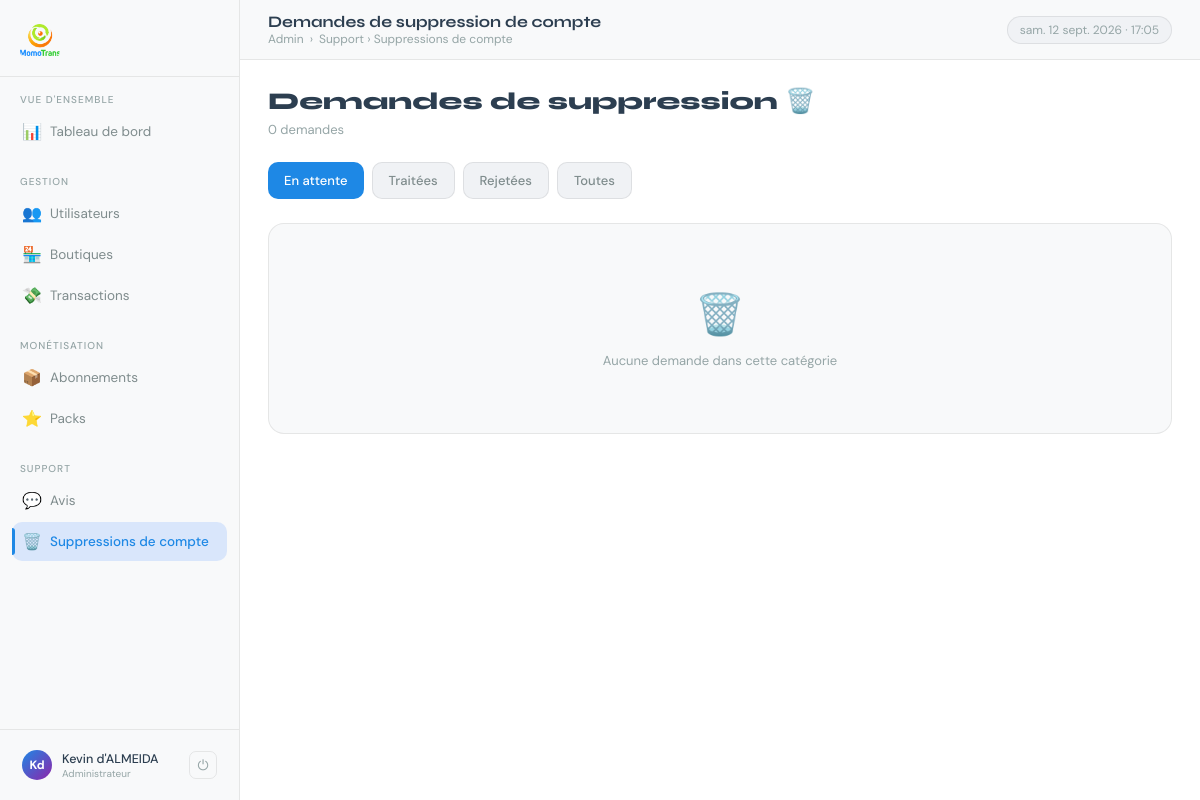
The app's page /dashboard/demandes-suppression/ (signed in) with its own data.
### momoapi/models.py (models this page shows, shortened)
class Utilisateur(AbstractBaseUser, PermissionsMixin):
    id          = models.UUIDField(primary_key=True, default=uuid.uuid4, editable=False)
    email       = models.EmailField(unique=True)
    nom         = models.CharField(max_length=100)
    prenom      = models.CharField(max_length=100)
    telephone   = models.CharField(max_length=20, blank=True)
    is_active   = models.BooleanField(default=True)
    is_staff    = models.BooleanField(default=False)
    is_verified = models.BooleanField(default=False)  # email vérifié
    date_inscription = models.DateTimeField(auto_now_add=True)
    USERNAME_FIELD  = 'email'
    REQUIRED_FIELDS = ['nom', 'prenom']
    objects = UtilisateurManager()
    class Meta:
        verbose_name = "Utilisateur"

### adminapp/views.py (the view, shortened to what this page needs)
# urls.py: path('demandes-suppression/',                   views.demandes_suppression_view, name='demandes_suppression'),
@staff_required
def demandes_suppression_view(request):
    filtre = request.GET.get('filtre', 'en_attente')
    qs = DemandeSuppressionCompte.objects.order_by('-cree_le')
    if filtre != 'tous':
        qs = qs.filter(statut=filtre)
    return render(request, 'dashboard/demandes_suppression.html', {
        'page': 'demandes_suppression',
        'demandes': qs,
        'total': qs.count(),
        'en_attente': DemandeSuppressionCompte.objects.filter(statut='en_attente').count(),
        'filtre': filtre,
    })

### adminapp/context_processors.py (called while the page is built)
def dashboard_badges(request):
    if not (request.user.is_authenticated and request.user.is_staff):
        return {}
    from momoapi.models import Avis, DemandeSuppressionCompte
    return {
        'avis_non_lus': Avis.objects.filter(lu=False).count(),
        'demandes_suppression_en_attente': DemandeSuppressionCompte.objects.filter(statut='en_attente').count(),
    }

### adminapp/views.py (called while the page is built)
def staff_required(view_func):
    return user_passes_test(lambda u: u.is_authenticated and u.is_staff, login_url='/dashboard/login/')(view_func)

### adminapp/templates/dashboard/demandes_suppression.html (shortened to what this page needs)
{% extends 'dashboard/base.html' %}
{% block header_title %}Demandes de suppression de compte{% endblock %}
{% block breadcrumb %}Support › Suppressions de compte{% endblock %}
{% block content %}
<div class="page-top">
  <div>
    <div class="page-heading">Demandes de suppression 🗑️</div>
    <div class="page-sub">
      {{ total }} demande{{ total|pluralize }}
    </div>
  </div>
</div>
<div style="display:flex;gap:8px;margin-bottom:24px">
  <a href="?filtre=en_attente" class="btn {% if filtre == 'en_attente' %}btn-primary{% else %}btn-ghost{% endif %}">
    En attente
  </a>
  <a href="?filtre=traitee" class="btn {% if filtre == 'traitee' %}btn-primary{% else %}btn-ghost{% endif %}">Traitées</a>
  <a href="?filtre=rejetee" class="btn {% if filtre == 'rejetee' %}btn-primary{% else %}btn-ghost{% endif %}">Rejetées</a>
  <a href="?filtre=tous"    class="btn {% if filtre == 'tous' %}btn-primary{% else %}btn-ghost{% endif %}">Toutes</a>
</div>
{% if demandes %}
<div style="display:flex;flex-direction:column;gap:12px">
  {% for d in demandes %}
  <div class="panel" style="{% if d.statut == 'en_attente' %}border-color:rgba(30,136,229,0.3);{% endif %}">
    <div style="padding:18px 20px">
      <div style="display:flex;align-items:flex-start;justify-content:space-between;gap:16px;margin-bottom:12px">
        <div>
          {% if d.telephone %}<div style="font-weight:600;color:var(--text);font-size:14px">📞 {{ d.telephone }}</div>{% endif %}
          {% if d.email %}<div style="font-weight:{% if d.telephone %}400{% else %}600{% endif %};color:{% if d.telephone %}var(--text2){% else %}var(--text){% endif %};font-size:{% if d.telephone %}12px{% else %}14px{% endif %}">✉️ {{ d.email }}</div>{% endif %}
          <div style="font-size:11px;color:var(--text3);margin-top:2px">Demandé le {{ d.cree_le|date:"d/m/Y à H:i" }}</div>
        </div>
        <div style="display:flex;align-items:center;gap:8px;flex-shrink:0">
          {% if d.statut == 'en_attente' %}
          <span class="badge badge-blue">● En attente</span>
          {% elif d.statut == 'traitee' %}
          <span class="badge badge-green">✓ Traitée</span>
          {% else %}
          <span class="badge" style="background:var(--bg3);color:var(--text2)">✕ Rejetée</span>
          {% endif %}
        </div>
      </div>
      {% if d.raison %}
      <div style="font-size:14px;color:var(--text);line-height:1.7;padding:14px;background:var(--bg3);border-radius:10px;border:1px solid var(--border);margin-bottom:12px">
        {{ d.raison }}
      </div>
      {% endif %}
      {% if d.statut == 'en_attente' %}
      <div style="display:flex;gap:8px;margin-top:4px">
        <form method="post" action="?filtre={{ filtre }}" style="display:inline"
              onsubmit="return confirm('Supprimer définitivement le compte {{ d.telephone|default:d.email }} et toutes ses données (boutiques, transactions) ? Cette action est irréversible.')">
          {% csrf_token %}
          <input type="hidden" name="demande_id" value="{{ d.id }}">
          <input type="hidden" name="action" value="supprimer_compte">
          <button type="submit" class="btn btn-danger btn-sm">🗑 Supprimer le compte</button>
        </form>
        <form method="post" action="?filtre={{ filtre }}" style="display:inline"
              onsubmit="return confirm('Rejeter cette demande de suppression ?')">
          {% csrf_token %}
          <input type="hidden" name="demande_id" value="{{ d.id }}">
          <input type="hidden" name="action" value="rejeter">
          <button type="submit" class="btn btn-ghost btn-sm">Rejeter</button>
        </form>
      </div>
      {% elif d.traite_le %}
      <div style="font-size:11px;color:var(--text3)">Traitée le {{ d.traite_le|date:"d/m/Y à H:i" }}</div>
      {% endif %}
    </div>
  </div>
  {% endfor %}
</div>
{% else %}
<div class="panel">
  <div class="empty" style="padding:64px">
    <div style="font-size:40px;margin-bottom:12px">🗑️</div>
    Aucune demande
    {% if filtre != 'tous' %}dans cette catégorie{% endif %}
  </div>
</div>
{% endif %}
{% endblock %}

### adminapp/templates/dashboard/base.html (shortened to what this page needs)
<!DOCTYPE html>
<html lang="fr">
<head>
{% load static %}
</head>
<body>
<aside class="sidebar">
  <div class="sidebar-logo">
    <a href="{% url 'dashboard:accueil' %}" class="logo-mark">
      <div class="logo-icon"><img src="{% static 'logo.png' %}" alt="MomoTrans"></div>
    </a>
  </div>
  <nav class="sidebar-nav">
    <div class="nav-section">
      <div class="nav-label">Vue d'ensemble</div>
      <a href="{% url 'dashboard:accueil' %}" class="nav-item {% if page == 'accueil' %}active{% endif %}">
        <span class="nav-icon">📊</span> Tableau de bord
      </a>
    </div>
    <div class="nav-section">
      <div class="nav-label">Gestion</div>
      <a href="{% url 'dashboard:utilisateurs' %}" class="nav-item {% if page == 'utilisateurs' %}active{% endif %}">
        <span class="nav-icon">👥</span> Utilisateurs
      </a>
      <a href="{% url 'dashboard:boutiques' %}" class="nav-item {% if page == 'boutiques' %}active{% endif %}">
        <span class="nav-icon">🏪</span> Boutiques
      </a>
      <a href="{% url 'dashboard:transactions' %}" class="nav-item {% if page == 'transactions' %}active{% endif %}">
        <span class="nav-icon">💸</span> Transactions
      </a>
    </div>
    <div class="nav-section">
      <div class="nav-label">Monétisation</div>
      <a href="{% url 'dashboard:abonnements' %}" class="nav-item {% if page == 'abonnements' %}active{% endif %}">
        <span class="nav-icon">📦</span> Abonnements
      </a>
      <a href="{% url 'dashboard:packs' %}" class="nav-item {% if page == 'packs' %}active{% endif %}">
        <span class="nav-icon">⭐</span> Packs
      </a>
    </div>
    <div class="nav-section">
      <div class="nav-label">Support</div>
      <a href="{% url 'dashboard:avis' %}" class="nav-item {% if page == 'avis' %}active{% endif %}">
        <span class="nav-icon">💬</span> Avis
      </a>
      <a href="{% url 'dashboard:demandes_suppression' %}" class="nav-item {% if page == 'demandes_suppression' %}active{% endif %}">
        <span class="nav-icon">🗑️</span> Suppressions de compte
      </a>
    </div>
  </nav>
  <div class="sidebar-footer">
    <div class="user-pill">
      <div class="user-avatar">{{ request.user.prenom.0 }}{{ request.user.nom.0 }}</div>
      <div class="user-info">
        <div class="user-name">{{ request.user.prenom }} {{ request.user.nom }}</div>
        <div class="user-role">Administrateur</div>
      </div>
      <a href="{% url 'dashboard:logout' %}" class="logout-btn" title="Déconnexion">⏻</a>
    </div>
  </div>
</aside>
<main class="main">
  <header class="header">
    <div>
      <div class="header-title">{% block header_title %}Dashboard{% endblock %}</div>
      <div class="header-breadcrumb">
        <span>Admin</span> <span>›</span> <span>{% block breadcrumb %}Accueil{% endblock %}</span>
      </div>
    </div>
    <div class="header-date" id="live-date"></div>
  </header>
  <div class="content">
    {% block content %}{% endblock %}
  </div>
</main>
</body>
</html>

### records on screen
Utilisateur: user.prenom.0 "K", user.nom.0 "d", user.prenom "Kevin", user.nom "d'ALMEIDA"

### other values on screen
{{ total }} "0"
